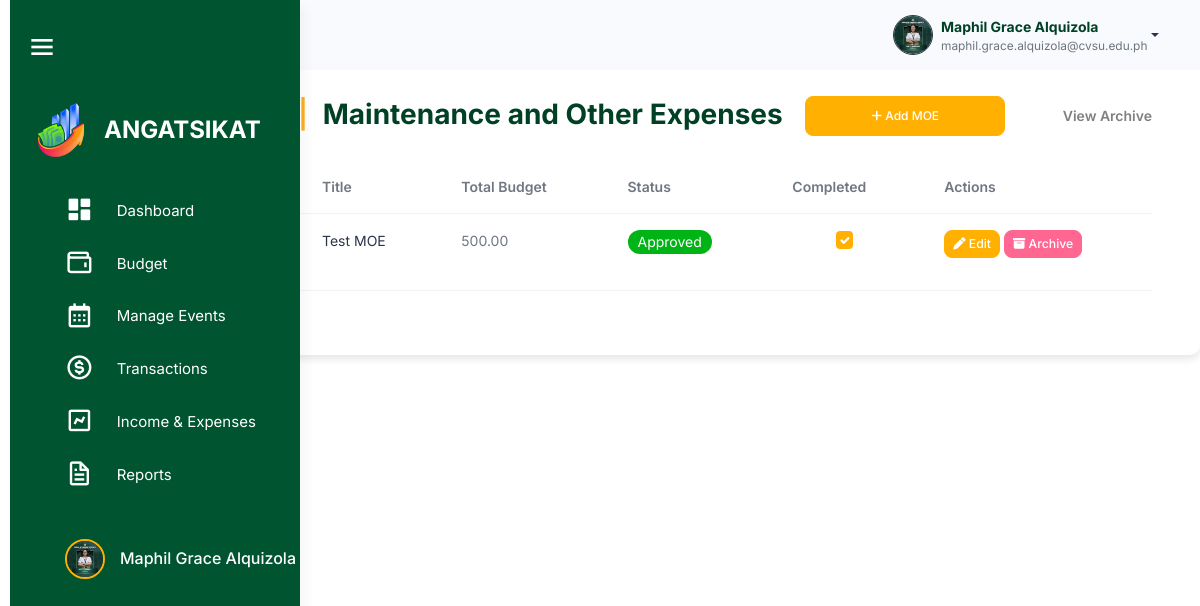
Page /src/budget_management/maintenance/maintenance.php (signed in) on the committed database.
### tables this page shows
CREATE TABLE `users` (
  `user_id` int(11) NOT NULL,
  `username` varchar(100) NOT NULL,
  `password` varchar(255) NOT NULL,
  `profile_picture` varchar(255) NOT NULL,
  `first_name` varchar(255) NOT NULL,
  `last_name` varchar(255) NOT NULL,
  `email` varchar(100) NOT NULL,
  `role` enum('admin','officer','member') NOT NULL,
  `organization_id` int(11) DEFAULT NULL,
  `archived` tinyint(1) DEFAULT 0,
  `created_at` timestamp NOT NULL DEFAULT current_timestamp()
);

CREATE TABLE `maintenance` (
  `maintenance_id` int(11) NOT NULL,
  `plan_id` int(11) NOT NULL,
  `title` varchar(255) NOT NULL,
  `total_amount` decimal(10,2) DEFAULT 0.00,
  `maintenance_status` enum('Pending','Approved','Disapproved') DEFAULT 'Pending',
  `completion_status` tinyint(1) DEFAULT 0,
  `organization_id` int(11) NOT NULL,
  `archived` tinyint(1) DEFAULT 0,
  `created_at` timestamp NOT NULL DEFAULT current_timestamp(),
  `updated_at` timestamp NOT NULL DEFAULT current_timestamp() ON UPDATE current_timestamp()
);

### src/user_query.php (called while the page is built, shortened)
<?php
$user_id = $_SESSION['user_id'];
$user_query = "SELECT * FROM users WHERE user_id = '$user_id'";
$user_result = mysqli_query($conn, $user_query);
if ($user_result && mysqli_num_rows($user_result) > 0) {
    $user = mysqli_fetch_assoc($user_result);
    $firstname = $user['first_name'];
    $lastname = $user['last_name'];
    $fullname = $firstname . ' ' . $lastname;
    $email = $user['email'];
    $profile_picture = $user['profile_picture'];
} else {
    echo "Error fetching user data: " . mysqli_error($conn);
    exit();
}
?>

### src/session_check.php (called while the page is built, shortened)
<?php
$organization_id = $_SESSION['organization_id'];
?>

### src/budget_management/maintenance/maintenance.php (the view, shortened to what this page needs)
<?php
include '../../connection.php';
include '../../session_check.php';
include '../../user_query.php';
$sql = "SELECT * FROM maintenance WHERE archived = 0 AND organization_id=$organization_id";
$result = $conn->query($sql);
?>
<!DOCTYPE html>
<html lang="en">
<head>
    <link rel="stylesheet" href="../../assets/css/styles.min.css" />
    <link rel="stylesheet" href="../../html/sidebar.css" />
    <link rel="stylesheet" href="../../activity_management/css/activities.css" />
    <link href="https://unpkg.com/boxicons@2.1.4/css/boxicons.min.css" rel="stylesheet" />
    <link rel="stylesheet" href="https://cdnjs.cloudflare.com/ajax/libs/font-awesome/6.6.0/css/all.min.css">
    <link rel="stylesheet" href="https://cdn.datatables.net/2.1.7/css/dataTables.bootstrap.min.css" />
</head>
<body>
    <div class="body-wrapper">
        <header class="app-header">
            <nav class="navbar navbar-expand-lg navbar-light">
                <div class="navbar-collapse justify-content-end px-0" id="navbarNav">
                    <div class="container-fluid d-flex justify-content-end align-items-center" style="padding: 0 1rem;">
                        <div class="dropdown">
                            <a href="#" class="dropdown-toggle d-flex align-items-center" data-bs-toggle="dropdown"
                                aria-expanded="false" style="text-decoration: none;">
                                <img class="border border-dark rounded-circle" src="<?php echo !empty($profile_picture) ? 'default.png' . htmlspecialchars($profile_picture) : 'default.png'; ?>" alt="Profile"
                                    style="width: 40px; height: 40px; margin-left: 10px;">
                                <div class="d-flex flex-column align-items-start ms-2">
                                    <span style="font-weight: bold; color: #004024;"><?php echo htmlspecialchars($fullname); ?></span>
                                    <span style="font-size: 0.85em; color: #6c757d;"><?php echo htmlspecialchars($email); ?></span>
                                </div>
                            </a>
                        </div>
                    </div>
                </div>
            </nav>
        </header>
    </div>
    <div class="page-wrapper" id="main-wrapper" data-layout="vertical" data-navbarbg="skin6" data-sidebartype="full"
        data-sidebar-position="fixed" data-header-position="fixed">
        <aside class="left-sidebar" id="sidebar">
            <div class="top-bar">
                <div id="toggleSidebar" class="burger-icon">
                    <i class="bx bx-menu"></i>
                </div>
            </div>
            <div>
                <div class="brand-logo logo-container">
                    <a href="../html/officer_dashboard.html" class="logo-img">
                        <img src="angat sikat.png" alt="Angat Sikat Logo" class="sidebar-logo">
                    </a>
                    <span class="logo-text">ANGATSIKAT</span>
                </div>
                <nav class="sidebar-nav mx-4">
                    <ul id="sidebarnav">
                        <li class="sidebar-item">
                            <a class="sidebar-link" href="../../dashboard/officer_dashboard.php" aria-expanded="false" data-tooltip="Dashboard">
                                <i class="bx bxs-dashboard"></i>
                                <span class="hide-menu">Dashboard</span>
                            </a>
                        </li>
                        <li class="sidebar-item">
                            <a class="sidebar-link" aria-expanded="false" data-tooltip="Budget">
                                <i class="bx bx-wallet"></i>
                                <span class="hide-menu">Budget</span>
                            </a>
                        </li>
                        <li class="sidebar-item">
                            <a class="sidebar-link" href="../../activity_management/activities.php" aria-expanded="false" data-tooltip="Manage Events">
                                <i class="bx bx-calendar"></i>
                                <span class="hide-menu">Manage Events</span>
                            </a>
                        </li>
                        <li class="sidebar-item">
                            <a class="sidebar-link" href="#transactions" aria-expanded="false" data-tooltip="Transactions">
                                <i class="bx bx-dollar-circle"></i>
                                <span class="hide-menu">Transactions</span>
                            </a>
                        </li>
                        <li class="sidebar-item">
                            <a class="sidebar-link" aria-expanded="false" data-tooltip="Income & Expenses">
                                <i class="bx bx-chart"></i>
                                <span class="hide-menu">Income & Expenses</span>
                            </a>
                        </li>
                        <li class="sidebar-item">
                            <a class="sidebar-link" href="#reports.php" aria-expanded="false" data-tooltip="Reports">
                                <i class="bx bx-file"></i>
                                <span class="hide-menu">Reports</span>
                            </a>
                        </li>
                        <li class="sidebar-item profile-container">
                            <a class="sidebar-link" href="../user/profile.html" aria-expanded="false" data-tooltip="Profile">
                                <div class="profile-pic-border">
                                    <img src="<?php echo !empty($profile_picture) ? 'default.png' . htmlspecialchars($profile_picture) : 'default.png'; ?>" alt="Profile Picture" class="profile-pic" />
                                </div>
                                <span class="profile-name"><?php echo htmlspecialchars($user['first_name']) . ' ' . htmlspecialchars($user['last_name']); ?></span>
                            </a>
                        </li>
                    </ul>
                </nav>
            </div>
        </aside>
            <div class="container mt-5 p-5">
                <h2 class="mb-4 d-flex align-items-center justify-content-between">
                    <div>
                        <span class="text-warning fw-bold me-2">|</span> Maintenance and Other Expenses
                        <button class="btn btn-primary ms-3" data-bs-toggle="modal" data-bs-target="#addModal"
                        style="height: 40px; width: 200px; border-radius: 8px; font-size: 12px;">
                            <i class="fa-solid fa-plus"></i> Add MOE
                        </button>
                    </div>
                    <a href="maintenance_archive.php" class="text-gray text-decoration-none fw-bold"
                    style="font-size: 14px;">
                        View Archive
                    </a>
                </h2>
                    <table id="maintenanceTable" class="table">
                    <thead>
                        <tr>
                            <th>Title</th>
                            <th>Total Budget</th>
                            <th>Status</th>
                            <th>Completed</th>
                            <th>Actions</th>
                        </tr>
                    </thead>
                    <tbody>
                        <?php
                        if ($result->num_rows > 0) {
                            while($row = $result->fetch_assoc()) {
                                $checked = $row['completion_status'] ? 'checked' : '';
                                $disabled = ($row['maintenance_status'] !== 'Approved') ? 'disabled' : '';
                                echo "<tr>
                                        <td><a class='link-offset-2 link-underline link-underline-opacity-0' href='maintenance_details.php?maintenance_id={$row['maintenance_id']}'>{$row['title']}</a></td>
                                        <td>{$row['total_amount']}</td>
                                        <td>";
                                if ($row['maintenance_status'] == 'Pending') {
                                    echo "<span class='badge rounded-pill pending'> ";
                                } else if ($row['maintenance_status'] == 'Approved') {
                                    echo "<span class='badge rounded-pill approved'> ";
                                } else if ($row['maintenance_status'] == 'Disapproved') {
                                    echo "<span class='badge rounded-pill disapproved'> ";
                                }
                                echo "{$row['maintenance_status']}</span></td>
                                    <td><input type='checkbox' class='form-check-input' onclick='showConfirmationModal({$row['maintenance_id']}, this.checked)' $checked $disabled></td>
                                    <td>
                                        <button class='btn btn-primary btn-sm edit-btn mb-3' data-bs-toggle='modal' data-bs-target='#editMaintenanceModal' data-id='{$row['maintenance_id']}'><i class='fa-solid fa-pen'></i> Edit</button>
                                        <button class='btn btn-danger btn-sm archive-btn mb-3' data-id='{$row['maintenance_id']}'><i class='fa-solid fa-box-archive'></i> Archive</button>
                                    </td>
                                    </tr>";
                            }
                        } else {
                            echo "<tr><td colspan='5' class='text-center'>No maintenance or other expenses found</td></tr>";
                        }
                        ?>
                    </tbody>
                </table>
            </div>
        </div>
</body>
</html>

### src/html/sidebar.css (style rules this page uses)
#sidebar { width: 290px; background-color: #00542f; transition: width 0.3s, height 0.3s; display: flex; flex-direction: column; height: 100vh; position: fixed; left: 0; top: 0; border-radius: 0; overflow-x: hidden; z-index: 1000; }
#sidebar .sidebar-item a { display: flex; align-items: center; padding: 10px 15px; color: #ffffff; text-decoration: none; border-radius: 8px; transition: background-color 0.3s; }
.profile-container { display: flex; align-items: center; width: 100%; margin-top: 30px; }
.sidebar-item { position: relative; }
.page-wrapper { transition: margin-left 0.3s; }

### src/activity_management/css/activities.css (style rules this page uses)
:root { --bs-font-sans-serif: "Inter", sans-serif; --bs-primary: #ffb000; --bs-secondary: #6c757d; --bs-danger: #ff6692; --bs-body-font-size: 0.875rem; --bs-body-font-weight: 400; --bs-body-line-height: 1.5; --bs-body-color: #111c2d99; --bs-body-bg: #fff; --bs-border-color: #e4ebf0; --bs-heading-color: #111c2d; --bs-border-radius: 7px; --bs-gutter-x: 24px; --bs-btn-font-size: 0.875rem; --bs-card-spacer-y: 30px; --bs-card-spacer-x: 30px; --bs-card-border-width: 0px; --bs-success-rgb: 19,222,185; --bs-primary-rgb: 255, 176, 0; --bs-light-rgb: 246,249,252; --bs-dark-rgb: 42,53,71; }
.container { padding-top: 20px; background-color: #fff; border-radius: 10px; box-shadow: 0 4px 8px rgba(0, 0, 0, 0.1); }
table td .form-check-input { margin-left: auto; margin-right: auto; display: block; width: 1.25em; height: 1.25em; }
table { table-layout: auto; max-width: 100%; height: auto; border-collapse: collapse; }
.btn-primary { background-color: #ffb000; border-color: #ffb000; }
.badge.rounded-pill.approved { background-color: #00b415; color: #fff; }
#sidebar { width: 290px; background-color: #00542f; transition: width 0.3s, height 0.3s; display: flex; flex-direction: column; height: 100vh; position: fixed; left: 0; top: 0; border-radius: 0; overflow-x: hidden; z-index: 1000; }
#sidebar .sidebar-item a { display: flex; align-items: center; padding: 10px 15px; color: #ffffff; text-decoration: none; border-radius: 8px; transition: background-color 0.3s; }
.profile-container { display: flex; align-items: center; width: 100%; margin-top: 30px; }
.sidebar-item { position: relative; }
.page-wrapper { transition: margin-left 0.3s; }

### src/budget_management/maintenance/maintenance.php (style rules this page uses)
.app-header { position: fixed; width: calc(100% - 250px); top: 0; left: 250px; transition: width 0.3s ease-in-out, left 0.3s ease-in-out; z-index: 1000; }
.left-sidebar { width: 250px; position: fixed; top: 0; left: 10px; height: 100%; background-color: #00542F; overflow: hidden; transition: width 0.3s ease-in-out; }
#main-wrapper { margin-left: 250px; transition: margin-left 0.3s ease-in-out; }

### rows in the picture
users: profile_picture (picture), fullname "Maphil Grace Alquizola", email "maphil.grace.alquizola@cvsu.edu.ph", first_name "Maphil Grace", last_name "Alquizola"
maintenance: title "Test MOE", total_amount "500.00", maintenance_status "Approved"
